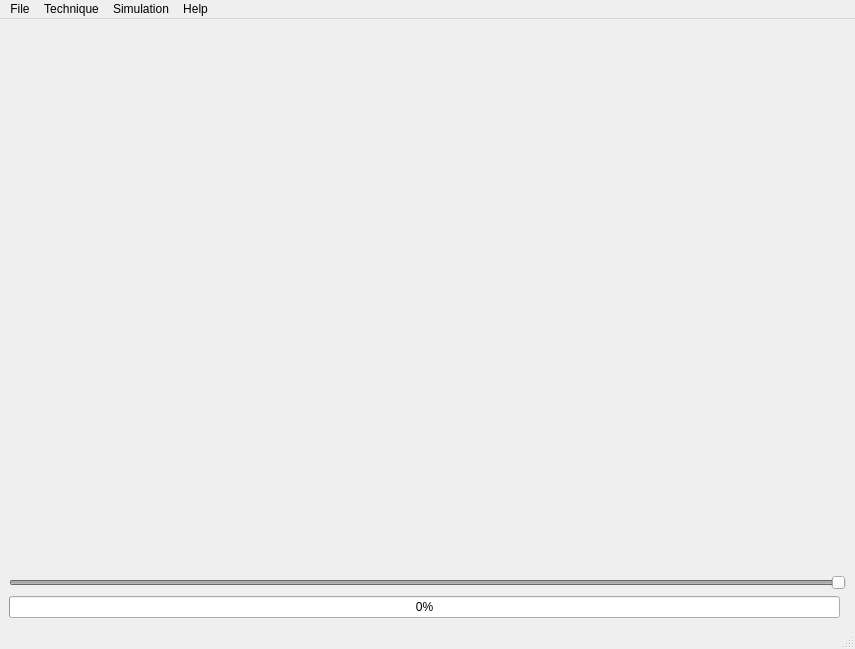
<?xml version="1.0" encoding="UTF-8"?>
<ui version="4.0">
 <class>MainWindow</class>
 <widget class="QMainWindow" name="MainWindow">
  <property name="geometry">
   <rect>
    <x>0</x>
    <y>0</y>
    <width>855</width>
    <height>649</height>
   </rect>
  </property>
  <property name="windowTitle">
   <string>Soft Potato 2.0</string>
  </property>
  <property name="windowIcon">
   <iconset resource="icon.qrc">
    <normaloff>:/mainLogo/logo.svg</normaloff>:/mainLogo/logo.svg</iconset>
  </property>
  <widget class="QWidget" name="centralwidget">
   <layout class="QGridLayout" name="gridLayout">
    <item row="1" column="1">
     <widget class="PlotWidget" name="plot2" native="true"/>
    </item>
    <item row="4" column="0" colspan="2">
     <layout class="QGridLayout" name="gridLayout_2">
      <item row="1" column="0">
       <widget class="QProgressBar" name="progressBar">
        <property name="value">
         <number>0</number>
        </property>
       </widget>
      </item>
      <item row="0" column="0" colspan="2">
       <widget class="QSlider" name="slider_plots">
        <property name="enabled">
         <bool>false</bool>
        </property>
        <property name="value">
         <number>99</number>
        </property>
        <property name="sliderPosition">
         <number>99</number>
        </property>
        <property name="orientation">
         <enum>Qt::Horizontal</enum>
        </property>
       </widget>
      </item>
     </layout>
    </item>
    <item row="2" column="0">
     <widget class="PlotWidget" name="plot3" native="true"/>
    </item>
    <item row="1" column="0">
     <widget class="PlotWidget" name="plot1" native="true"/>
    </item>
    <item row="2" column="1">
     <widget class="PlotWidget" name="plot4" native="true"/>
    </item>
   </layout>
  </widget>
  <widget class="QMenuBar" name="menubar">
   <property name="geometry">
    <rect>
     <x>0</x>
     <y>0</y>
     <width>855</width>
     <height>22</height>
    </rect>
   </property>
   <widget class="QMenu" name="menuFile">
    <property name="title">
     <string>File</string>
    </property>
    <widget class="QMenu" name="menuSave">
     <property name="title">
      <string>Save</string>
     </property>
     <addaction name="action_tEi"/>
     <addaction name="action_O"/>
     <addaction name="action_R"/>
     <addaction name="action_x"/>
     <addaction name="separator"/>
     <addaction name="action_Save_all"/>
    </widget>
    <addaction name="menuSave"/>
    <addaction name="separator"/>
    <addaction name="fileExit"/>
   </widget>
   <widget class="QMenu" name="menuTechnique">
    <property name="title">
     <string>Technique</string>
    </property>
    <addaction name="actionCyclic_voltammetry"/>
    <addaction name="actionChronoamperometry"/>
   </widget>
   <widget class="QMenu" name="menuHelp">
    <property name="title">
     <string>Help</string>
    </property>
    <addaction name="actionHelp"/>
    <addaction name="actionAbout"/>
   </widget>
   <widget class="QMenu" name="menuSimulation">
    <property name="title">
     <string>Simulation</string>
    </property>
    <addaction name="actionSimulate"/>
    <addaction name="separator"/>
    <addaction name="actionArea"/>
    <addaction name="actionMechanism"/>
   </widget>
   <addaction name="menuFile"/>
   <addaction name="menuTechnique"/>
   <addaction name="menuSimulation"/>
   <addaction name="menuHelp"/>
  </widget>
  <widget class="QStatusBar" name="statusbar"/>
  <action name="actionCyclic_voltammetry">
   <property name="text">
    <string>Cyclic voltammetry</string>
   </property>
   <property name="shortcut">
    <string>Alt+V</string>
   </property>
  </action>
  <action name="actionLinear_sweep_voltammetry">
   <property name="text">
    <string>Linear sweep voltammetry</string>
   </property>
  </action>
  <action name="actionE">
   <property name="text">
    <string>E</string>
   </property>
  </action>
  <action name="action_tEi">
   <property name="text">
    <string>t, E, i</string>
   </property>
  </action>
  <action name="action_O">
   <property name="text">
    <string>[O]</string>
   </property>
  </action>
  <action name="action_R">
   <property name="text">
    <string>[R]</string>
   </property>
  </action>
  <action name="fileExit">
   <property name="text">
    <string>Exit</string>
   </property>
  </action>
  <action name="actionChronoamperometry">
   <property name="text">
    <string>Chronoamperometry</string>
   </property>
   <property name="shortcut">
    <string>Alt+A</string>
   </property>
  </action>
  <action name="actionAbout">
   <property name="text">
    <string>About</string>
   </property>
  </action>
  <action name="actionGrid">
   <property name="text">
    <string>Grid</string>
   </property>
  </action>
  <action name="action_x">
   <property name="text">
    <string>x</string>
   </property>
  </action>
  <action name="actionSimulate">
   <property name="text">
    <string>Simulate</string>
   </property>
   <property name="shortcut">
    <string>F5</string>
   </property>
  </action>
  <action name="actionMechanism">
   <property name="text">
    <string>Mechanism</string>
   </property>
   <property name="shortcut">
    <string>Alt+M</string>
   </property>
  </action>
  <action name="actionArea">
   <property name="text">
    <string>Area</string>
   </property>
  </action>
  <action name="actionHelp">
   <property name="text">
    <string>Help</string>
   </property>
  </action>
  <action name="action_Save_all">
   <property name="text">
    <string>Save all...</string>
   </property>
  </action>
 </widget>
 <customwidgets>
  <customwidget>
   <class>PlotWidget</class>
   <extends>QWidget</extends>
   <header>pyqtgraph</header>
   <container>1</container>
  </customwidget>
 </customwidgets>
 <resources>
  <include location="icon.qrc"/>
 </resources>
 <connections/>
</ui>
